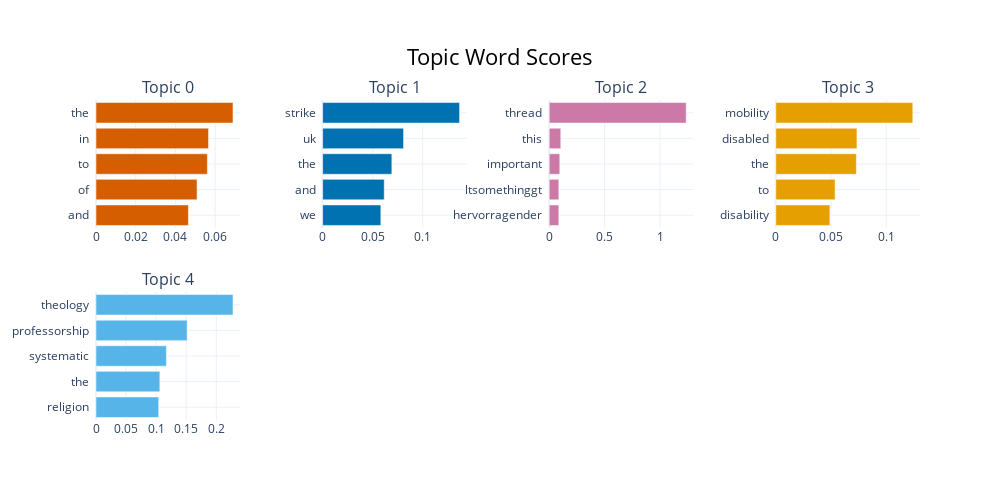

Notebook code cell kept with this figure:
### Code cell
#topic reduction
de_model = BERTopic(verbose=True, language="German",nr_topics=6) 
de_docs = de_df.text.to_list()

de_topics, de_probabilities = de_model.fit_transform(de_docs)

de_model.visualize_barchart()

### Figure 1 — Plotly figure (JSON) as saved in the notebook; plotly's stock layout.template omitted (floating-point values rounded to 4 significant figures)
{"data": [{"marker": {"color": "#D55E00"}, "orientation": "h", "type": "bar", "x": [0.04652, 0.05087, 0.05607, 0.05666, 0.06897], "xaxis": "x", "y": ["and  ", "of  ", "to  ", "in  ", "the  "], "yaxis": "y"}, {"marker": {"color": "#0072B2"}, "orientation": "h", "type": "bar", "x": [0.05812, 0.06149, 0.06911, 0.08079, 0.1367], "xaxis": "x2", "y": ["we  ", "and  ", "the  ", "uk  ", "strike  "], "yaxis": "y2"}, {"marker": {"color": "#CC79A7"}, "orientation": "h", "type": "bar", "x": [0.08674, 0.08674, 0.09538, 0.1043, 1.235], "xaxis": "x3", "y": ["hervorragender  ", "ltsomethinggt  ", "important  ", "this  ", "thread  "], "yaxis": "y3"}, {"marker": {"color": "#E69F00"}, "orientation": "h", "type": "bar", "x": [0.04897, 0.05366, 0.07291, 0.07345, 0.124], "xaxis": "x4", "y": ["disability  ", "to  ", "the  ", "disabled  ", "mobility  "], "yaxis": "y4"}, {"marker": {"color": "#56B4E9"}, "orientation": "h", "type": "bar", "x": [0.1043, 0.1062, 0.1171, 0.1516, 0.2278], "xaxis": "x5", "y": ["religion  ", "the  ", "systematic  ", "professorship  ", "theology  "], "yaxis": "y5"}], "layout": {"annotations": [{"font": {"size": 16}, "showarrow": false, "text": "Topic 0", "x": 0.0875, "xanchor": "center", "xref": "paper", "y": 1, "yanchor": "bottom", "yref": "paper"}, {"font": {"size": 16}, "showarrow": false, "text": "Topic 1", "x": 0.3625, "xanchor": "center", "xref": "paper", "y": 1, "yanchor": "bottom", "yref": "paper"}, {"font": {"size": 16}, "showarrow": false, "text": "Topic 2", "x": 0.6375, "xanchor": "center", "xref": "paper", "y": 1, "yanchor": "bottom", "yref": "paper"}, {"font": {"size": 16}, "showarrow": false, "text": "Topic 3", "x": 0.9125, "xanchor": "center", "xref": "paper", "y": 1, "yanchor": "bottom", "yref": "paper"}, {"font": {"size": 16}, "showarrow": false, "text": "Topic 4", "x": 0.0875, "xanchor": "center", "xref": "paper", "y": 0.4, "yanchor": "bottom", "yref": "paper"}], "height": 500, "hoverlabel": {"bgcolor": "white", "font": {"family": "Rockwell", "size": 16}}, "showlegend": false, "title": {"font": {"color": "Black", "size": 22}, "text": "Topic Word Scores", "x": 0.5, "xanchor": "center", "yanchor": "top"}, "width": 1000, "xaxis": {"anchor": "y", "domain": [0, 0.175], "showgrid": true}, "xaxis2": {"anchor": "y2", "domain": [0.275, 0.45], "showgrid": true}, "xaxis3": {"anchor": "y3", "domain": [0.55, 0.725], "showgrid": true}, "xaxis4": {"anchor": "y4", "domain": [0.825, 1], "showgrid": true}, "xaxis5": {"anchor": "y5", "domain": [0, 0.175], "showgrid": true}, "xaxis6": {"anchor": "y6", "domain": [0.275, 0.45], "showgrid": true}, "xaxis7": {"anchor": "y7", "domain": [0.55, 0.725], "showgrid": true}, "xaxis8": {"anchor": "y8", "domain": [0.825, 1], "showgrid": true}, "yaxis": {"anchor": "x", "domain": [0.6, 1], "showgrid": true}, "yaxis2": {"anchor": "x2", "domain": [0.6, 1], "showgrid": true}, "yaxis3": {"anchor": "x3", "domain": [0.6, 1], "showgrid": true}, "yaxis4": {"anchor": "x4", "domain": [0.6, 1], "showgrid": true}, "yaxis5": {"anchor": "x5", "domain": [0, 0.4], "showgrid": true}, "yaxis6": {"anchor": "x6", "domain": [0, 0.4], "showgrid": true}, "yaxis7": {"anchor": "x7", "domain": [0, 0.4], "showgrid": true}, "yaxis8": {"anchor": "x8", "domain": [0, 0.4], "showgrid": true}}}
